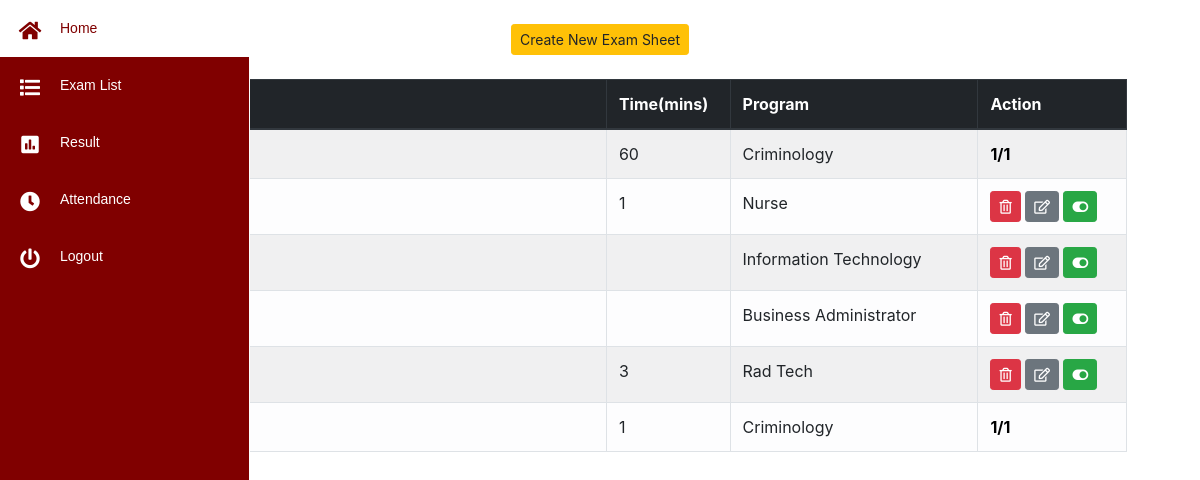
/emp/exam_list.php (signed in), run on an earlier commit of the app's database.
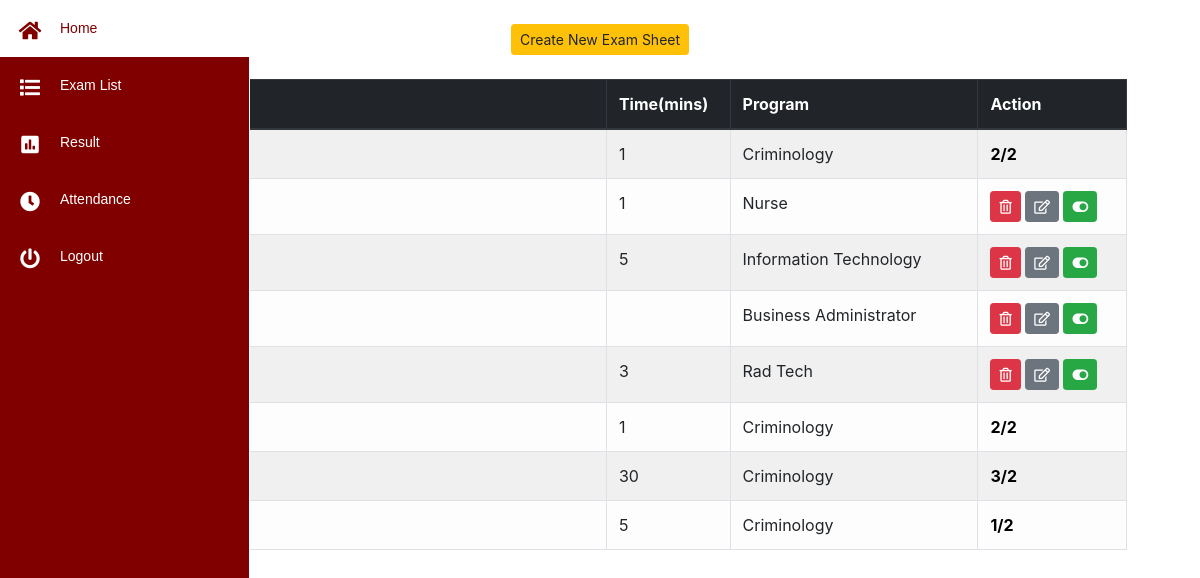
And on a later commit of the database.
### tables this page shows
CREATE TABLE `lexamtb` (
  `lexamtbl_id` int(11) NOT NULL,
  `exam_name` varchar(255) NOT NULL,
  `program` varchar(225) NOT NULL,
  `exam_no` varchar(255) NOT NULL,
  `actyear` varchar(225) NOT NULL,
  `status` enum('0','1') NOT NULL
);

CREATE TABLE `timetbl` (
  `timer_id` int(11) NOT NULL,
  `exam_id` varchar(255) NOT NULL,
  `duration` varchar(255) NOT NULL
);

### emp/exam_list.php (the view, shortened to what this page needs)
<!DOCTYPE html>
<html>
<head>
</head>
<body>
<?php
 include ("php/nav.php");
$q1="SELECT * FROM lexamtb WHERE actyear ='$active'";
 $r1= mysqli_query($conn,$q1);
?>
<div class="container">
<br>
<center><button type="submit" class="btn btn-warning btn-sm" name="tran" data-toggle="modal" data-target="#cexam">
  Create New Exam Sheet
</button>
 </center>
<br>
   <div class=" table-sorting table-responsive-sm mx-auto " style="width:95%">
                   <table class="table table-striped table-bordered table-light"  id="tSortable22">
                    <thead class="thead-dark">
                     <tr>
                                            <th style="width:1%">#</th>
                                            <th style="width:40%">Exam List</th>
                                            <th style="width:5%">Time(mins)</th>
                                            <th style="width:20%">Program</th>
                                            <th style="width:12%">Action</th>
                                        </tr>
                                      </thead>
                                              <tbody>
                                        <?php
                                        $counter =1;
                                        while($row = mysqli_fetch_array($r1)){
 $exam_name= $row["exam_name"];
  $prog1= $row["program"];
   $count='hidden';
  $button= '';
  $check_exam = mysqli_query($conn, "SELECT * FROM lexamtb WHERE status='1' AND exam_name='$exam_name' AND program='$prog1'");
  $check_exam_row = mysqli_num_rows($check_exam);
    if($check_exam_row > 0) {
      $button = 'hidden style="cursor: not-allowed;"';
      $count='';
    }
?>
                                        <tr weight="100%">
                                        <td ><?php echo $counter; ?></td>
                                        <td><?php echo $row["exam_name"]; ?></td>
<?php
$eid = $row["exam_no"];
$program =$row["program"];
  $s2= "SELECT * FROM timetbl WHERE exam_id = '$eid'";
  $r2 = $conn->query($s2);
  $d2= $r2->fetch_assoc();
  $dura = $d2['duration'];
?>
                                        <td><?php echo  $dura ?></td>
                                        <td><?php echo $row["program"]; ?></td>
                                        <td  style="color: white;">
                                        <a href="action_exam.php?id=<?php echo $row["exam_no"]; ?>"  onclick="return confirm_pay()" <?php echo $button?> class="btn btn-danger btn-sm "><i class="far fa-trash-alt"></i></a>
                                        <a href="iexam.php?id=<?php echo $row["exam_no"]; ?>" 	 onclick="return confirm_pay()"  <?php echo $button?> class="btn btn-secondary btn-sm "><i class="far fa-edit"></i></a>
                                        <a href="examact.php?id=<?php echo $row["exam_no"]; ?>"  onclick="return confirm_pay()" <?php echo $button?> class="btn btn-success btn-sm "><i class="fas fa-toggle-on"></i></a>
<?php
$rows_enroll= mysqli_query($conn, "SELECT * FROM enrolltbl WHERE enroll_date ='$active' AND program='$program'");
$rows_enroll_count= mysqli_num_rows($rows_enroll);
$rows_done= mysqli_query($conn, "SELECT * FROM evaltbl WHERE exam_no ='$eid' ");
$rows_done_count= mysqli_num_rows($rows_done);
?>
                                    <b  <?php echo  $count ?> style="color: black"><?php echo $rows_done_count;?>/<?php echo $rows_enroll_count;?></b>
                                     </td>
<?php
 $counter++;
   }
  ?>
  </tbody>
</div></div>
</body>
</html>

### emp/php/nav.php (shortened to what this page needs)
<!doctype html>
<html lang="en">
  <head>
    <link rel="stylesheet" href="https://stackpath.bootstrapcdn.com/bootstrap/4.1.3/css/bootstrap.min.css">
    <link rel="stylesheet" type="text/css" href="admin_sidemenu.css">
    <link rel="stylesheet" href="https://use.fontawesome.com/releases/v5.7.2/css/all.css">
  </head>
  <body style="background-image: url('../img/112.jpg'); background-color: white; background-size: cover; background-repeat: no-repeat">
<?php
include ("connections.php");
  $s1= "SELECT * FROM yeartbl WHERE status = '1'";
  $r1 = $conn->query($s1);
  $d1= $r1->fetch_assoc();
  $active = $d1['year'];
?>
<div class="area"></div><nav class="main-menu">
 <form action="" method="POST">
            <ul>
                <li>
                    <a href="home.php" name="home" ><br>
                        <i class="fa fa-home fa-1.5"></i>
                        <span class="nav-text">
                            Home
                        </span>
                    </a>
                </li>
                <li class="has-subnav">
                    <a href="exam_list.php"><br>
                        <i class="fa fa-list fa-1.5x"></i>
                        <span class="nav-text">
                            Exam List
                        </span>
                    </a>
                </li>
                <li class="has-subnav">
                    <a href="result.php"><br>
                       <i class="fa fa-poll fa-1.5x"></i>
                        <span class="nav-text">
                            Result
                        </span>
                    </a>
                </li>
                <li class="has-subnav">
                    <a href="attendance.php"><br>
                       <i class="fa fa-clock fa-1.5x"></i>
                        <span class="nav-text">
                            Attendance
                        </span>
                    </a>
                </li>
            </ul>
            <ul class="logout">
                <li>
                   <a href="../logout.php"><br>
                         <i class="fa fa-power-off fa-1.5x"></i>
                        <span class="nav-text">
                            Logout
                        </span>
                    </a>
                </li>
            </ul>
        </nav>

### emp/admin_sidemenu.css (style rules this page uses)
.fa { position: relative; display: table-cell; width: 60px; height: 36px; text-align: center; vertical-align: middle; font-size:20px; }
.main-menu { background:maroon; border-right:1px solid white; position:fixed; top:0; bottom:0; height:100%; left:0; width:60px; overflow:hidden; -webkit-transition:width .05s linear; transition:width .05s linear; -webkit-transform:translateZ(0) scale(1,1); z-index:1000; }
.main-menu li { position:relative; display:block; width:250px; }
.main-menu li>a { position:relative; display:table; border-collapse:collapse; border-spacing:0; color:white; font-family: arial; font-size: 14px; text-decoration:none; -webkit-transform:translateZ(0) scale(1,1); -webkit-transition:all .1s linear; transition:all .1s linear; }
.main-menu .nav-text { position:relative; display:table-cell; vertical-align:middle; width:190px; font-family: 'Nexa Bold', sans-serif; }
nav { -webkit-user-select:none; -moz-user-select:none; -ms-user-select:none; -o-user-select:none; user-select:none; }
nav ul,nav li { outline:0; margin:0; padding:0; }

What changed in the data, as far as the page shows it:
changed through a linked row, lexamtb (number 1 of 8 on the later page): timetbl.duration "60" → "1"; rows_done_count "1" → "2"; rows_enroll_count "1" → "2"
shown differently, row unchanged: lexamtb "Information Technology": timetbl.duration (not shown) → "5"
computed for lexamtb (number 6 of 8 on the later page): rows_done_count "1" → "2"; rows_enroll_count "1" → "2"
added lexamtb: timetbl.duration "30", program "Criminology", rows_done_count "3", rows_enroll_count "2"
added lexamtb: timetbl.duration "5", program "Criminology", rows_done_count "1", rows_enroll_count "2"
